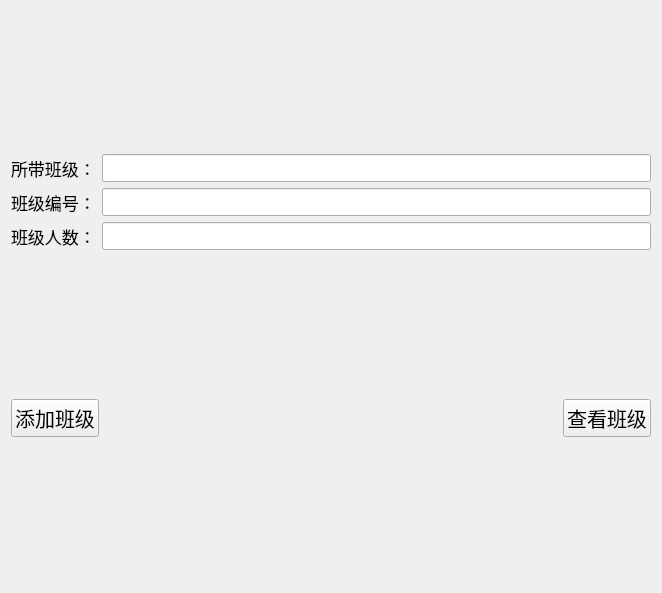
<?xml version="1.0" encoding="UTF-8"?>
<ui version="4.0">
 <class>Class</class>
 <widget class="QWidget" name="Class">
  <property name="geometry">
   <rect>
    <x>0</x>
    <y>0</y>
    <width>662</width>
    <height>593</height>
   </rect>
  </property>
  <property name="windowTitle">
   <string>Form</string>
  </property>
  <layout class="QGridLayout" name="gridLayout_2">
   <item row="1" column="0">
    <widget class="QPushButton" name="pushButton_add">
     <property name="font">
      <font>
       <pointsize>15</pointsize>
      </font>
     </property>
     <property name="text">
      <string>添加班级</string>
     </property>
    </widget>
   </item>
   <item row="1" column="1">
    <spacer name="horizontalSpacer">
     <property name="orientation">
      <enum>Qt::Horizontal</enum>
     </property>
     <property name="sizeHint" stdset="0">
      <size>
       <width>40</width>
       <height>20</height>
      </size>
     </property>
    </spacer>
   </item>
   <item row="1" column="2">
    <widget class="QPushButton" name="pushButton_show">
     <property name="font">
      <font>
       <pointsize>15</pointsize>
      </font>
     </property>
     <property name="text">
      <string>查看班级</string>
     </property>
    </widget>
   </item>
   <item row="0" column="0" colspan="3">
    <layout class="QGridLayout" name="gridLayout" rowstretch="0,0,0" columnstretch="0,0">
     <item row="2" column="0">
      <widget class="QLabel" name="label_3">
       <property name="font">
        <font>
         <pointsize>13</pointsize>
        </font>
       </property>
       <property name="text">
        <string>班级人数：</string>
       </property>
      </widget>
     </item>
     <item row="1" column="0">
      <widget class="QLabel" name="label_2">
       <property name="font">
        <font>
         <pointsize>13</pointsize>
        </font>
       </property>
       <property name="text">
        <string>班级编号：</string>
       </property>
      </widget>
     </item>
     <item row="0" column="0">
      <widget class="QLabel" name="label">
       <property name="font">
        <font>
         <pointsize>13</pointsize>
        </font>
       </property>
       <property name="text">
        <string>所带班级：</string>
       </property>
      </widget>
     </item>
     <item row="0" column="1">
      <widget class="QLineEdit" name="lineEdit_className">
       <property name="font">
        <font>
         <pointsize>13</pointsize>
        </font>
       </property>
      </widget>
     </item>
     <item row="2" column="1">
      <widget class="QLineEdit" name="lineEdit_num">
       <property name="font">
        <font>
         <pointsize>13</pointsize>
        </font>
       </property>
      </widget>
     </item>
     <item row="1" column="1">
      <widget class="QLineEdit" name="lineEdit_classId">
       <property name="font">
        <font>
         <pointsize>13</pointsize>
        </font>
       </property>
      </widget>
     </item>
    </layout>
   </item>
  </layout>
 </widget>
 <resources/>
 <connections/>
</ui>
